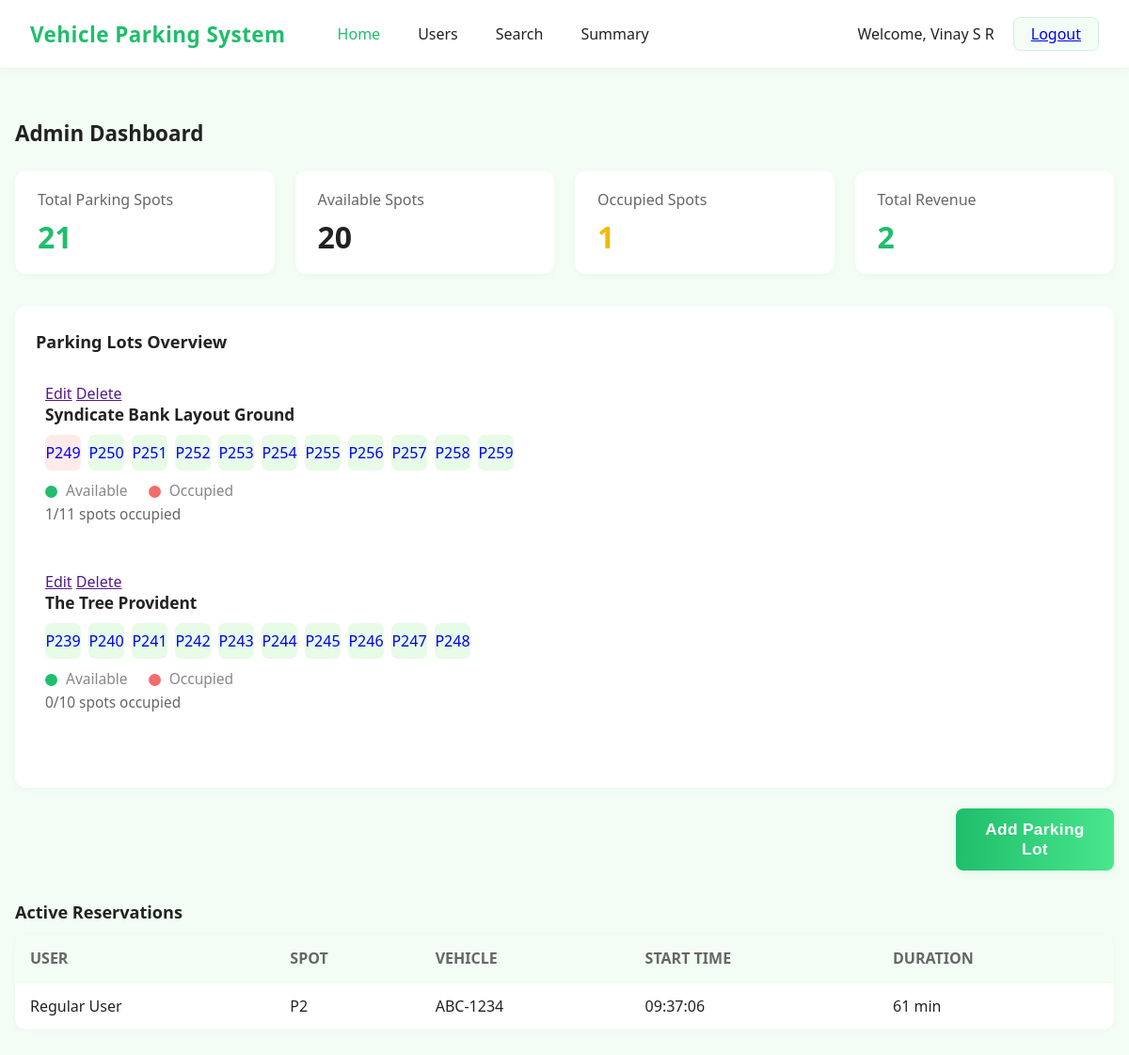
The page /admin_dashboard (signed in) on the database its author committed.
### models/models.py (models this page shows)
class User(db.Model,UserMixin):
    __tablename__ = 'user'
    id = db.Column(db.Integer, primary_key=True, autoincrement=True)
    email = db.Column(db.Text, unique=True, nullable=False)
    password = db.Column(db.Text, nullable=False)
    full_name = db.Column(db.Text, nullable=False)
    address = db.Column(db.Text, nullable=False)
    pincode = db.Column(db.Text, nullable=False)
    vehicle_number = db.Column(db.Text,nullable=True)
    is_admin=db.Column(db.Text,default="user")

class Parking_lot(db.Model):
    __tablename__='parking_lot'
    lot_id=db.Column(db.Integer,primary_key=True,autoincrement=True)
    owner_id = db.Column(db.Integer, db.ForeignKey('user.id', ondelete='CASCADE'))
    lot_name= db.Column(db.Text,nullable=False,unique=True)
    lot_address=db.Column(db.Text,nullable=False)
    lot_spot_count=db.Column(db.Integer,nullable=False)
    lot_price_per_hour=db.Column(db.Integer,nullable=False)
    owner = db.relationship('User', backref=db.backref('parking_lots', passive_deletes=True))
    spots = db.relationship('Parking_spot', backref='lot', cascade="all, delete", passive_deletes=True)

class Parking_spot(db.Model):
    __tablename__ = 'parking_spot'
    id = db.Column(db.Integer, primary_key=True)
    lot_id = db.Column(db.Integer, db.ForeignKey('parking_lot.lot_id', ondelete="CASCADE"), nullable=False)
    spot_number = db.Column(db.Integer, nullable=False)
    is_available = db.Column(db.String, default="Yes",nullable=False)

### controllers/controllers.py (the view)
@main.route('/admin_dashboard',methods=['GET','POST'])
@login_required
@role_required('admin')
def admin_dashboard():
    if current_user.is_admin == "Yes":
        parking_lot_list=[lot.lot_name for lot in Parking_lot.query.with_entities(Parking_lot.lot_name).all()]
        print("Parking LOt List", parking_lot_list)
        if parking_lot_list:
            parking_data={}
            for lot_name in parking_lot_list:
                lot_id=Parking_lot.query.filter(Parking_lot.lot_name==lot_name).first().lot_id
                lot_price_per_hour=Parking_lot.query.filter(Parking_lot.lot_name==lot_name).first().lot_price_per_hour
                count = Parking_spot.query.filter(Parking_spot.lot_id == lot_id).count()
                if count>0:
                    occupied_spots = [spot.id for spot in Parking_spot.query.filter_by(lot_id=lot_id, is_available="No").all()]
                    spot_ids = [spot.id for spot in Parking_spot.query.filter(Parking_spot.lot_id == lot_id).all()]
                    occupied_count = Parking_spot.query.filter_by(lot_id=lot_id, is_available="No").count()
                    total_count= int(Parking_spot.query.filter_by(lot_id=lot_id).count())
                    parking_data[lot_name]={
                                                "occupied_spots": occupied_spots,
                                                "occupied_count": occupied_count,
                                                "total_count":total_count,
                                                "lot_price_per_hour":lot_price_per_hour,
                                                "spot_ids":spot_ids
                                            }
                else:
                    parking_data[lot_name]={}
            summary = {
                                "total_parking_spots": 0,
                                "available_spots": 0,
                                "occupied_spots": 0,
                                "total_revenue": 0
                            }
            for lot in parking_data:
                if parking_data[lot]:
                    total = parking_data[lot]["total_count"]
                    occupied = parking_data[lot]["occupied_count"]
                    rate = parking_data[lot]["lot_price_per_hour"]
                    summary["total_parking_spots"] += total
                    summary["occupied_spots"] += occupied
                    summary["available_spots"] += total - occupied
                    summary["total_revenue"] += occupied * rate
            return render_template("dashboard_admin.html", name=current_user.full_name,parking_data=parking_data,summary=summary)
        else:
            return render_template("dashboard_admin.html",name=current_user.full_name,parking_data={})
    else:
        return redirect(url_for("main.login"))

### app.py (called while the page is built)
def create_app():
    app = Flask(__name__, template_folder="templates")
    if os.getenv('ENV', 'development') != "production":
        print("Starting Local Development")
        app.config.from_object(LocalDevelopmentConfig)
    else:
        raise Exception("Currently no production config is setup")
    app.register_blueprint(main)
    db.init_app(app)
    login_manager = LoginManager()
    login_manager.login_view = "main.login"
    login_manager.init_app(app)
    @login_manager.user_loader
    def load_user(user_id):
        return User.query.get(int(user_id))
    return app

### controllers/controllers.py (called while the page is built)
def role_required(required_role):
    def decorator(f):
        @wraps(f)
        def decorated_function(*args, **kwargs):
            if not current_user.is_authenticated:
                flash('Please log in to access this page.', 'warning')
                return redirect(url_for('main.login'))
            if required_role == "admin" and current_user.is_admin != "Yes":
                flash('You do not have permission to access this page.', 'danger')
                return redirect(url_for('main.login'))
            return f(*args, **kwargs)
        return decorated_function
    return decorator

### templates/dashboard_admin.html (shortened to what this page needs)
<!DOCTYPE html>
<html lang="en">
<head>
  <link rel="stylesheet" href="../static/css/dashboard_admin_style.css">
</head>
<body>
  <nav class="navbar">
    <div class="navbar-left">
      <span class="brand">Vehicle Parking System</span>
      <a href="#" class="nav-link active">Home</a>
      <a href="#" class="nav-link">Users</a>
      <a href="#" class="nav-link">Search</a>
      <a href="#" class="nav-link">Summary</a>
    </div>
    <div class="navbar-right">
      <span class="welcome">Welcome, {{name}}</span>
      <a href="{{ url_for('main.logout') }}" class="logout-btn">Logout</a>
    </div>
  </nav>
  <main class="main-content">
    <h2 class="dashboard-title">Admin Dashboard</h2>
    <div class="summary-cards">
      <div class="summary-card">
        <div class="summary-label">Total Parking Spots</div>
        <div class="summary-value green">{{ summary["total_parking_spots"] }}</div>
      </div>
      <div class="summary-card">
        <div class="summary-label">Available Spots</div>
        <div class="summary-value">{{  summary["available_spots"] }}</div>
      </div>
      <div class="summary-card">
        <div class="summary-label">Occupied Spots</div>
        <div class="summary-value orange">{{ summary["occupied_spots"] }}</div>
      </div>
      <div class="summary-card">
        <div class="summary-label">Total Revenue</div>
        <div class="summary-value green">{{ summary["total_revenue"] }}</div>
      </div>
    </div>
    <div class="lots-row">
      <div class="lots-overview">
        <div class="lots-title">Parking Lots Overview</div>
        <div class="lots-flex">
          <div class="lot">
        {% if parking_data %}
          {% for lot in parking_data %}
            <div class="lot-container">
                  <a href="">Edit</a>
                  <a href="">Delete</a>
                  <div class="lot-title">{{ lot }}</div>
                  {% if parking_data[lot] %}
                    <div class="lot-spots">
                      {% for x in parking_data[lot]['spot_ids'] %}
                        {% if x in parking_data[lot]["occupied_spots"] %}
                          <div class="spot red"><a href="/{{ lot }}/{{ x }}" style="text-decoration: none;">P{{ x }}</a></div>
                        {% else %}
                          <div class="spot green"><a href="/{{ lot }}/{{ x }}" style="text-decoration: none;">P{{ x }}</a></div>
                        {% endif %}
                      {% endfor %}
                    </div>
                    <div class="lot-legend">
                      <span class="legend-dot green"></span> Available
                      <span class="legend-dot red" style="margin-left:18px;"></span> Occupied
                    </div>
                    <div class="lot-status">
                      {{ parking_data[lot]["occupied_count"] }}/{{ parking_data[lot]["total_count"] }} spots occupied
                    </div>
                  {% endif %}
            </div>
          {% endfor %}
        {% else %}
          <div> <p> No parking data found</p></div>
        {% endif %}
        </div>
      </div>
    </div>
    <br>
    <div>
      <button class="add_parking_lot_btn" onclick="window.location.href='{{ url_for('main.addnewlot') }}'">Add Parking Lot</button>
    </div>
    <div class="reservations-row">
      <div class="reservations-title">Active Reservations</div>
      <table class="reservations-table">
        <thead>
          <tr>
            <th>USER</th>
            <th>SPOT</th>
            <th>VEHICLE</th>
            <th>START TIME</th>
            <th>DURATION</th>
          </tr>
        </thead>
        <tbody>
          <tr>
            <td>Regular User</td>
            <td>P2</td>
            <td>ABC-1234</td>
            <td>09:37:06</td>
            <td>61 min</td>
          </tr>
        </tbody>
      </table>
    </div>
  </main>
</body>
</html>

### static/css/dashboard_admin_style.css (style rules this page uses)
body { background: #f3fdf5; margin: 0; font-family: 'Segoe UI', Arial, sans-serif; color: #222; }
.navbar { display: flex; align-items: center; justify-content: space-between; background: #fff; padding: 18px 32px; border-bottom: 1px solid #e7fbe6; box-shadow: 0 2px 8px rgba(0,0,0,0.03); }
.navbar-left { display: flex; align-items: center; gap: 26px; }
.brand { color: #1fbe6c; font-size: 1.4rem; font-weight: 700; margin-right: 22px; letter-spacing: 0.5px; }
.nav-link { color: #222; text-decoration: none; font-weight: 500; padding: 0 7px; transition: color 0.2s; }
.nav-link.active, .nav-link:hover { color: #1fbe6c; }
.navbar-right { display: flex; align-items: center; gap: 20px; }
.welcome { color: #222; font-size: 1rem; font-weight: 500; }
.logout-btn { background: #f3fdf5; border: 1px solid #d5eedd; border-radius: 7px; padding: 6px 18px; font-size: 1rem; font-weight: 500; cursor: pointer; transition: background 0.2s, border 0.2s; }
.main-content { max-width: 1200px; margin: 0 auto; padding: 34px 16px 40px 16px; }
.dashboard-title { font-size: 1.4rem; font-weight: 700; margin-bottom: 24px; }
.summary-cards { display: flex; gap: 22px; margin-bottom: 34px; flex-wrap: wrap; }
.summary-card { background: #fff; border-radius: 12px; box-shadow: 0 2px 8px rgba(0,0,0,0.03); padding: 20px 40px 18px 24px; min-width: 200px; flex: 1 1 180px; display: flex; flex-direction: column; align-items: flex-start; }
.summary-label { font-size: 1rem; color: #666; margin-bottom: 7px; }
.summary-value { font-size: 2rem; font-weight: 700; color: #222; }
.summary-value.green { color: #1fbe6c; }
.summary-value.orange { color: #f2b900; }
.lots-row { margin-bottom: 34px; }
.lots-overview { background: #fff; border-radius: 12px; box-shadow: 0 2px 8px rgba(0,0,0,0.03); padding: 26px 22px 22px 22px; }
.lots-title { font-size: 1.13rem; font-weight: 600; margin-bottom: 22px; }
.lots-flex { display: flex; gap: 36px; flex-wrap: wrap; }
.lot { flex: 1 1 340px; min-width: 260px; margin-bottom: 18px; }
.lot-title { font-size: 1.08rem; font-weight: 600; margin-bottom: 10px; }
.lot-spots { display: flex; flex-wrap: wrap; gap: 8px; margin-bottom: 10px; }
.spot { width: 38px; height: 38px; display: flex; align-items: center; justify-content: center; border-radius: 7px; font-size: 1rem; font-weight: 500; background: #e7fbe6; color: #1fbe6c; transition: background 0.2s, color 0.2s; }
.spot.red { background: #ffeaea; color: #f26c6c; }
.spot.green { background: #e7fbe6; color: #1fbe6c; }
.lot-legend { font-size: 0.97rem; color: #888; margin-bottom: 4px; margin-top: 6px; }
.legend-dot { display: inline-block; width: 13px; height: 13px; border-radius: 50%; vertical-align: middle; margin-right: 5px; }
.legend-dot.green { background: #1fbe6c; }
.legend-dot.red { background: #f26c6c; }
.lot-status { font-size: 0.96rem; color: #666; margin-top: 4px; }
.reservations-row { margin-top: 32px; }
.reservations-title { font-size: 1.13rem; font-weight: 600; margin-bottom: 12px; }
.reservations-table { width: 100%; border-collapse: collapse; background: #fff; border-radius: 12px; overflow: hidden; box-shadow: 0 1px 6px rgba(0,0,0,0.03); }
.reservations-table th, .reservations-table td { padding: 14px 16px; text-align: left; font-size: 1rem; }
.reservations-table th { background: #f3fdf5; color: #666; font-weight: 700; border-bottom: 1px solid #e7fbe6; }
.reservations-table tr { border-bottom: 1px solid #f1f1f1; }
.reservations-table tr:last-child { border-bottom: none; }
.reservations-table td { color: #222; }
.add_parking_lot_btn { background: linear-gradient(90deg, #1fbe6c 0%, #49e68c 100%); color: #fff; font-weight: 600; font-size: 1.08rem; padding: 12px 28px; border: none; border-radius: 8px; box-shadow: 0 2px 12px rgba(31,190,108,0.08); cursor: pointer; transition: background 0.18s, box-shadow 0.18s, transform 0.12s; letter-spacing: 0.02em; outline: none; margin-left:1000px; display: inline-block; }
.lot-container { display: block; width: 100%; margin-bottom: 30px; padding: 10px; border-radius: 6px; }

### rows shown on the page
User: full_name "Vinay S R"
Parking_lot: lot_name "Syndicate Bank Layout Ground", x "249", x "250" "251" "252" "253" "254" "255" "256", lot_name "1", lot_name "11"
Parking_spot: id "257"
Parking_spot: id "258"
Parking_spot: id "259"
Parking_lot: lot_name "The Tree Provident", x "239" "240" "241" "242" "243" "244" "245" "246" "247" "248", lot_name "0", lot_name "10"

### other values the page prints
{{ summary["total_parking_spots"] }} "21"
{{ summary["available_spots"] }} "20"
{{ summary["occupied_spots"] }} "1"
{{ summary["total_revenue"] }} "2"
